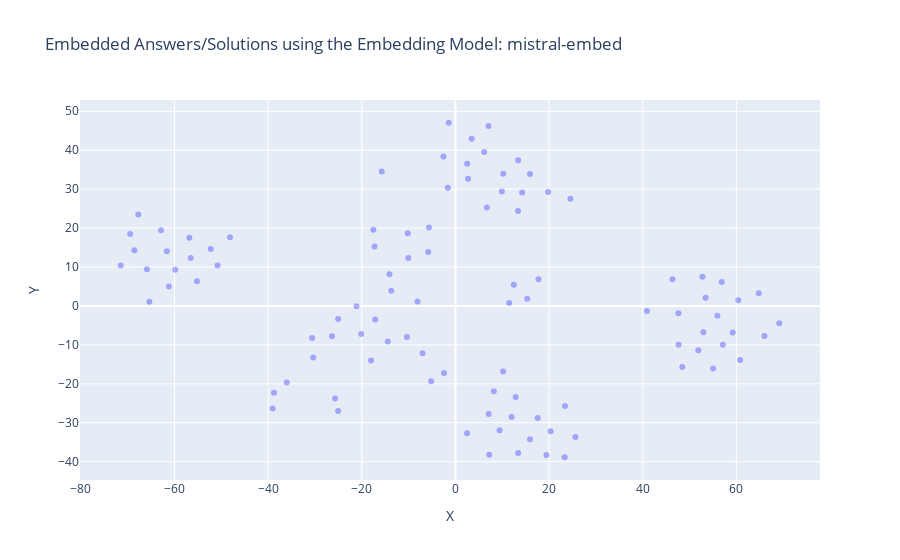

Notebook code cell kept with this figure:
### Markdown cell above
### Visualization (2 dimensions)

### Code cell
x = [x for x, y in reduced_dims]
y = [y for x, y in reduced_dims]

examples = df_visio_mistral_embed["Answers"].tolist()

fig = go.Figure()

fig.add_trace(go.Scatter(
    x=x,
    y=y,
    mode='markers',
    text = examples,
    marker=dict(color='blue', opacity=0.3)
))

fig.update_layout(
    title="Embedded Answers/Solutions using the Embedding Model: mistral-embed",
    xaxis_title="X",
    yaxis_title="Y"
)

fig.show()

### Figure 1 — Plotly figure (JSON) as saved in the notebook; plotly's stock layout.template omitted (floating-point values rounded to 4 significant figures)
{"data": [{"marker": {"color": "blue", "opacity": 0.3}, "mode": "markers", "text": ["SAP S/4HANA ist eine Enterprise Resource Planning (ERP)-Suite, die auf der In-Memory-Datenbanktechnologie von SAP HANA basiert.", "Zu den Vorteilen von SAP S/4HANA gehören eine verbesserte Performance, Echtzeitanalysen, vereinfachte Prozesse und eine modernere Benutzeroberfläche.", "Die Hauptunterschiede umfassen die In-Memory-Datenbanktechnologie, die vereinfachten Datenmodelle, die neue Benutzeroberfläche und die Integration von Analysen und Prognosen.", "SAP S/4HANA umfasst Module für Finanzen, Beschaffung, Produktion, Vertrieb, Lagerhaltung und mehr.", "Ja, eine Migration ist erforderlich, da SAP S/4HANA eine neue Architektur und Datenbanktechnologie verwendet.", "Die Dauer kann je nach Unternehmensgröße, Komplexität der Systeme und gewählter Migrationsmethode variieren.", "In-Memory-Technologien ermöglichen eine schnellere Datenverarbeitung und Echtzeitanalysen.", "Beide Optionen sind möglich, und die Entscheidung hängt von den Unternehmensanforderungen ab.", "Die Lizenzierung basiert auf verschiedenen Faktoren wie Nutzeranzahl, Funktionsumfang und Implementierungsmethode.", "Bestehende Entwicklungen müssen möglicherweise angepasst werden, um mit den neuen Datenstrukturen von SAP S/4HANA kompatibel zu sein.", "Einige können weiterverwendet werden, aber viele Anpassungen müssen möglicherweise aktualisiert oder neu entwickelt werden.", "Ja, SAP S/4HANA bietet Funktionen wie SAP Fiori für intuitive Benutzeroberflächen und integrierte Analytics.", "SAP bietet verschiedene Dienstleistungen wie Beratung, Schulungen und Support für S/4HANA-Implementierungen an.", "Machine Learning und künstliche Intelligenz werden für Funktionen wie Predictive Analytics und automatisierte Prozesse in SAP S/4HANA verwendet.", "SAP S/4HANA kann nahtlos mit anderen SAP-Lösungen wie SAP SuccessFactors und SAP Ariba integriert werden.", "Ja, SAP bietet Schulungen und Zertifizierungen für SAP S/4HANA an.", "Ja, SAP S/4HANA kann über APIs und Middleware mit Drittanbieteranwendungen integriert werden.", "SAP bietet einen umfassenden Support für SAP S/4HANA mit regelmäßigen Updates und technischem Support.", "SAP S/4HANA erfordert eine neue Datenbankarchitektur und unterstützt moderne Technologien wie Cloud-Computing und IoT.", "Branchen wie Fertigung, Handel und Dienstleistungen profitieren besonders von den Funktionen und der Leistung von SAP S/4HANA.", "SAP Fieldglass ist eine cloudbasierte Plattform für das Management von externen Arbeitskräften und Dienstleistungsanbietern.", "SAP Fieldglass bietet Funktionen wie Beschaffung, Auftragsmanagement, Lieferantenverwaltung, Abrechnung und Compliance-Management.", "SAP Fieldglass ist für Unternehmen aller Größen und Branchen geeignet, die externe Arbeitskräfte oder Dienstleistungen nutzen.", "Die Nutzung von SAP Fieldglass ermöglicht eine bessere Kontrolle über externe Ressourcen, Kosteneinsparungen, verbesserte Compliance und beschleunigte Beschaffungsprozesse.", "SAP Fieldglass kann nahtlos mit anderen SAP-Produkten wie SAP SuccessFactors und SAP ERP integriert werden.", "SAP Fieldglass spielt eine wichtige Rolle bei der Verwaltung von Auftragnehmern, Freiberuflern und Dienstleistungsanbietern im Rahmen des Talentmanagements.", "Ja, SAP Fieldglass kann mit verschiedenen HR-Systemen und Enterprise-Resource-Planning-Systemen integriert werden.", "SAP Fieldglass erleichtert die Verwaltung von Arbeitsverträgen, Genehmigungsprozessen und Compliance-Anforderungen durch automatisierte Workflows und Dashboards.", "Ja, SAP Fieldglass bietet Funktionen für Compliance- und Risikomanagement wie Überprüfung von Lieferanten, Vertrags- und Rechnungsprüfung sowie Risikobewertung.", "SAP Fieldglass bietet umfassende Berichterstattungs- und Analysefunktionen für Leistungskennzahlen, Ausgabenanalyse und Risikomanagement.", "Ja, SAP Fieldglass ermöglicht die effiziente Verwaltung von globalen Arbeitskräften, Lieferanten und Verträgen.", "Die Implementierung von SAP Fieldglass erfolgt typischerweise durch einen strukturierten Prozess unter Einbeziehung von Beratern und technischem Support.", "Ja, SAP bietet Schulungs- und Zertifizierungsmöglichkeiten für SAP Fieldglass an, um die Benutzerkompetenz zu verbessern.", "Ja, SAP Fieldglass unterstützt benutzerdefinierte Anpassungen und Konfigurationen gemäß den spezifischen Anforderungen des Unternehmens.", "Ja, SAP Fieldglass bietet mobile Anwendungen für die einfache Nutzung und Verwaltung auch unterwegs.", "Die Kostenstruktur für SAP Fieldglass umfasst typischerweise Lizenzgebühren, Implementierungskosten und laufende Servicegebühren basierend auf der Nutzung.", "SAP Fieldglass implementiert Sicherheitsmaßnahmen wie Datenverschlüsselung, Zugriffskontrollen und regelmäßige Sicherheitsaudits.", "Ja, SAP Fieldglass unterstützt mehrsprachige Benutzeroberflächen, um den globalen Einsatz zu erleichtern.", "Ja, SAP Fieldglass bietet Funktionen zur Unterstützung der Einhaltung von Vorschriften wie GDPR und andere Datenschutzbestimmungen.", "SAP Fieldglass bietet umfassenden Support, einschließlich technischem Support, Schulungen und regelmäßigen Updates.", "SAP Enable Now ist eine Lösung für das digitale Lern- und Wissensmanagement, die Schulungen, Leistungssupport und Dokumentationen bereitstellt.", "SAP Enable Now bietet Funktionen wie die Erstellung interaktiver Lerninhalte, Leistungssupporttools, Software-Dokumentationen und Schulungsanalyse.", "SAP Enable Now ist für Unternehmen jeder Größe und Branche geeignet, die Schulungen für Mitarbeiter, Kunden und Partner benötigen.", "Die Nutzung von SAP Enable Now ermöglicht eine effiziente Schulung, verbesserte Produktivität, schnellere Einarbeitung neuer Mitarbeiter und konsistente Wissensvermittlung.", "SAP Enable Now kann nahtlos mit anderen SAP-Produkten wie SAP SuccessFactors und SAP Learning Solution integriert werden.", "SAP Enable Now spielt eine wichtige Rolle bei der Erstellung, Bereitstellung und Verwaltung von Schulungsressourcen für Mitarbeiter und Kunden.", "Ja, SAP Enable Now kann für die Schulung von Endbenutzern in SAP-Anwendungen sowie anderen Unternehmensanwendungen verwendet werden.", "Die Erstellung von Lerninhalten in SAP Enable Now erfolgt über eine benutzerfreundliche Oberfläche mit integrierten Tools für die Aufnahme, Bearbeitung und Veröffentlichung von Schulungsinhalten.", "Ja, SAP Enable Now bietet Funktionen für das Performance-Support wie kontextbezogene Hilfen, Tutorials und Benutzerleitfäden.", "SAP Enable Now unterstützt Schulungsformate wie interaktive Simulationen, Videos, Präsentationen und Online-Kurse.", "Ja, SAP Enable Now ermöglicht die Erstellung von Schulungsmaterial in verschiedenen Sprachen für globale Schulungsinitiativen.", "Die Bereitstellung von Lerninhalten für Benutzer erfolgt über verschiedene Kanäle wie Lernportale, Intranets und mobile Anwendungen.", "Ja, SAP Enable Now bietet Funktionen für Benutzerfeedback und Leistungsanalyse zur kontinuierlichen Verbesserung der Schulungsressourcen.", "Ja, SAP Enable Now kann zur Erstellung von Software-Dokumentationen wie Benutzerhandbüchern, Hilfedateien und Prozessdokumentationen verwendet werden.", "SAP bietet Schulungsressourcen, Schulungen und technischen Support für die Implementierung und Nutzung von SAP Enable Now an.", "Ja, SAP Enable Now kann sowohl als cloudbasierte Lösung als auch als On-Premise-Installation bereitgestellt werden.", "Die Lizenzierung von SAP Enable Now erfolgt typischerweise auf Basis der Anzahl der Benutzer oder der Nutzungsdauer.", "Ja, SAP Enable Now bietet Funktionen für die Verwaltung von Lernressourcen, Benutzerzugriff und Schulungsplanung an.", "Ja, SAP Enable Now unterstützt die Integration mit gängigen Learning-Management-Systemen (LMS) zur nahtlosen Schulungsverwaltung.", "SAP bietet umfassenden Support und regelmäßige Wartung für SAP Enable Now, einschließlich technischem Support, Schulungen und Updates.", "SAP Concur ist eine cloudbasierte Lösung für das Reise- und Ausgabenmanagement, die Unternehmen dabei unterstützt, Reisekosten zu verfolgen, Ausgaben zu kontrollieren und Compliance sicherzustellen.", "SAP Concur bietet Dienste wie Reisebuchung, Spesenabrechnung, Ausgabenmanagement, Reiserichtlinien-Compliance und Analyse von Reiseausgaben an.", "SAP Concur ist für Unternehmen jeder Größe und Branche geeignet, die Reise- und Ausgabenmanagementlösungen benötigen.", "Die Nutzung von SAP Concur ermöglicht eine effizientere Verwaltung von Reisen und Ausgaben, bessere Kontrolle über Ausgaben, Einhaltung von Reiserichtlinien und schnellere Erstattung von Spesen.", "SAP Concur kann nahtlos mit anderen SAP-Produkten wie SAP ERP und SAP SuccessFactors integriert werden, um eine ganzheitliche Lösung für das Unternehmensmanagement zu bieten.", "SAP Concur spielt eine wichtige Rolle bei der Vereinfachung und Automatisierung von Prozessen rund um das Reise- und Ausgabenmanagement, einschließlich Reisebuchungen, Spesenabrechnungen und Compliance.", "Ja, SAP Concur kann Reiserichtlinien und Compliance-Regeln durch automatisierte Richtlinienprüfungen und Warnungen durchsetzen.", "Ja, SAP Concur bietet Funktionen für die Automatisierung von Ausgabenabrechnungen durch Erfassung von Ausgaben, Zuweisung von Kosten und Genehmigung von Ausgaben.", "Ja, SAP Concur unterstützt die Verwaltung von Reisebuchungen und Reiseplänen durch Integration mit Reiseanbietern und -plattformen.", "Die Einreichung von Spesenberichten in SAP Concur erfolgt über eine benutzerfreundliche Oberfläche mit Optionen für die Erfassung von Ausgaben, Beifügen von Belegen und Zuordnung von Kosten.", "Ja, SAP Concur bietet Funktionen für die Genehmigung von Reiseanträgen durch Vorgesetzte oder entsprechende Genehmigungsinstanzen.", "Ja, SAP Concur kann Kreditkartentransaktionen integrieren und verfolgen, um Ausgaben automatisch zu erfassen und in Spesenberichte einzubeziehen.", "SAP Concur bietet verschiedene Berichterstattungs- und Analysefunktionen für Reiseausgaben, Budgetvergleiche und Ausgabenkategorien.", "Ja, SAP Concur bietet Funktionen für die Einhaltung von Steuervorschriften und Vorschriften durch automatische Steuerberechnungen und -abzüge.", "Ja, SAP Concur kann für die Verwaltung von Firmenkarten und Reisebudgets verwendet werden, um Ausgaben zu überwachen und Budgets einzuhalten.", "SAP bietet Schulungsressourcen, Schulungen und technischen Support für die Implementierung und Nutzung von SAP Concur an.", "Ja, SAP Concur ist eine cloudbasierte Lösung, die über das Internet zugänglich ist.", "Die Lizenzierung von SAP Concur erfolgt typischerweise auf Basis der Anzahl der Benutzer oder der Nutzungsdauer.", "Ja, SAP Concur bietet Funktionen für die Reisebuchung und -planung über Integration mit Reiseanbietern und -plattformen an.", "SAP bietet umfassenden Support und regelmäßige Wartung für SAP Concur, einschließlich technischem Support, Schulungen und Updates.", "SAP SuccessFactors ist eine cloudbasierte Lösung für das Human Capital Management (HCM), die Funktionen wie Personalverwaltung, Talentmanagement, Leistungsmanagement, Mitarbeiterentwicklung und Analyse bietet.", "SAP SuccessFactors bietet Funktionen wie Personalverwaltung, Rekrutierung, Onboarding, Leistungsmanagement, Mitarbeiterentwicklung, Vergütungsmanagement und Analyse.", "SAP SuccessFactors ist für Unternehmen jeder Größe und Branche geeignet, die eine moderne und umfassende Lösung für das Personalmanagement suchen.", "Die Nutzung von SAP SuccessFactors ermöglicht eine effiziente Verwaltung von Personalressourcen, bessere Mitarbeiterentwicklung, höhere Mitarbeiterbindung und bessere Geschäftsergebnisse.", "SAP SuccessFactors kann nahtlos mit anderen SAP-Produkten wie SAP ERP und SAP Concur integriert werden, um eine ganzheitliche Lösung für das Unternehmensmanagement zu bieten.", "SAP SuccessFactors spielt eine wichtige Rolle bei der Verwaltung des gesamten Mitarbeiterlebenszyklus, von der Rekrutierung bis zur Pensionierung, und unterstützt Unternehmen dabei, talentierte Mitarbeiter zu identifizieren, zu entwickeln und zu binden.", "Ja, SAP SuccessFactors bietet Funktionen für die Rekrutierung von Mitarbeitern, einschließlich Stellenanzeigen, Bewerbungsmanagement und Einstellungsprozessen.", "Ja, SAP SuccessFactors bietet Funktionen für das Leistungsmanagement, einschließlich Zielsetzung, Leistungsbeurteilung und Belohnungsmanagement.", "Ja, SAP SuccessFactors unterstützt die Mitarbeiterentwicklung und Schulung durch Funktionen wie Lernmanagement, Karriereentwicklung und individuelle Entwicklungspläne.", "Die Durchführung von Mitarbeiterbewertungen in SAP SuccessFactors erfolgt durch automatisierte Workflows, Zielsetzungsgespräche und kontinuierliches Feedback zwischen Mitarbeitern und Vorgesetzten.", "Ja, SAP SuccessFactors bietet Funktionen für die Verwaltung von Vergütungen und Belohnungen, einschließlich Gehaltsabrechnung, Bonussystemen und Zusatzleistungen.", "Ja, SAP SuccessFactors kann die Einhaltung von Compliance- und HR-Richtlinien durch automatisierte Prozesse, Compliance-Prüfungen und Berichterstattung unterstützen.", "SAP SuccessFactors bietet verschiedene Berichterstattungs- und Analysefunktionen für Personalanalysen, Leistungskennzahlen und Talentmanagement.", "Ja, SAP SuccessFactors bietet Funktionen für das Mitarbeiterengagement und die Mitarbeiterbindung, einschließlich Mitarbeiterumfragen, Feedbacksystemen und Anerkennungsprogrammen.", "Ja, SAP SuccessFactors kann für die Nachfolgeplanung und Talententwicklung verwendet werden, um talentierte Mitarbeiter zu identifizieren und deren Entwicklung zu fördern.", "SAP bietet Schulungsressourcen, Schulungen und technischen Support für die Implementierung und Nutzung von SAP SuccessFactors an.", "Ja, SAP SuccessFactors ist eine cloudbasierte Lösung, die über das Internet zugänglich ist.", "Die Lizenzierung von SAP SuccessFactors erfolgt typischerweise auf Basis der Anzahl der Benutzer oder der Nutzungsdauer.", "Ja, SAP SuccessFactors bietet Funktionen für die Arbeitszeitverwaltung und -planung, einschließlich Schichtplanung, Urlaubsverwaltung und Zeiterfassung.", "SAP bietet umfassenden Support und regelmäßige Wartung für SAP SuccessFactors, einschließlich technischem Support, Schulungen und Updates."], "type": "scatter", "x": [-25.04, -20.12, -25.7, -21.13, -30.62, -39.05, -25.06, -38.75, 17.74, -30.36, -36.02, -14.44, -13.7, -18.02, -7.024, -8.115, -10.37, -14.09, -26.35, -17.14, 57.11, 51.88, 59.21, 60.82, 66.0, 55.03, 69.16, 52.94, 47.66, 48.46, 55.94, 40.91, 46.37, 52.75, 53.43, -15.74, 64.78, 56.87, 60.41, 47.61, 9.907, 14.26, 10.21, 15.92, 6.698, 13.39, 3.458, 19.81, -1.61, 13.37, 6.137, 24.54, 2.709, 7.053, -5.656, -1.422, 12.46, 2.504, -2.579, -10.19, -52.26, -56.54, -50.81, -61.21, -5.204, -59.83, -67.73, -68.57, -61.64, -65.37, -62.88, -71.48, -56.82, -69.47, -65.9, -17.53, -48.15, 15.31, -55.2, -17.28, 8.186, 11.99, 12.87, 7.096, -2.437, 9.427, 17.57, 19.43, 15.92, 2.478, 23.32, 23.41, 7.213, 20.32, 13.38, -5.816, 10.19, 11.48, 25.62, -10.06], "y": [-3.34, -7.22, -23.79, -0.07308, -8.213, -26.34, -26.96, -22.3, 6.859, -13.26, -19.64, -9.121, 3.875, -14.05, -12.14, 1.131, -7.994, 8.164, -7.801, -3.489, -9.993, -11.38, -6.801, -13.89, -7.744, -16.09, -4.447, -6.737, -9.961, -15.67, -2.527, -1.301, 6.848, 7.484, 2.116, 34.56, 3.238, 6.129, 1.432, -1.909, 29.4, 29.15, 33.93, 33.91, 25.26, 37.45, 42.95, 29.28, 30.34, 24.36, 39.57, 27.56, 32.65, 46.25, 20.17, 47.06, 5.447, 36.5, 38.37, 18.68, 14.63, 12.3, 10.36, 4.96, -19.34, 9.296, 23.47, 14.29, 14.06, 1.059, 19.44, 10.42, 17.51, 18.47, 9.447, 19.55, 17.62, 1.872, 6.321, 15.3, -21.9, -28.55, -23.37, -27.78, -17.24, -31.95, -28.8, -38.31, -34.28, -32.68, -38.87, -25.69, -38.26, -32.21, -37.79, 13.83, -16.85, 0.738, -33.67, 12.3]}], "layout": {"title": {"text": "Embedded Answers/Solutions using the Embedding Model: mistral-embed"}, "xaxis": {"title": {"text": "X"}}, "yaxis": {"title": {"text": "Y"}}}}
